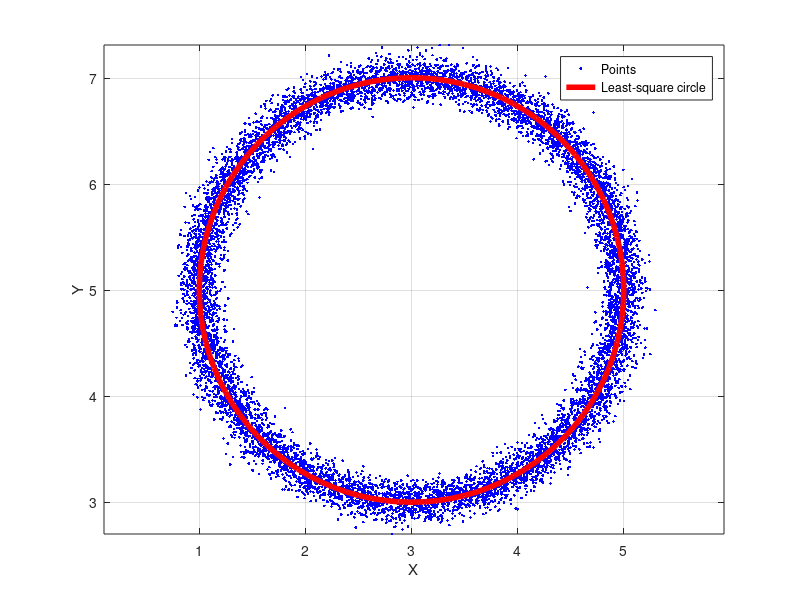

This chart was generated by the following MATLAB code: (Note: this script raises an error after producing the figure.)
% LSE Based Circle Fitting
% Written By: Rasit
% 3-May-2022
close all,clear all, clc;
%%
C = [3 , 5];  % Center
R = 2;        % Radius
NoD = 1e4;
tspan = linspace(0,2*pi,NoD);
noise = 5e-2*randn(1,NoD)-1;
Data = C + [ R*noise.*cos(tspan) ; R*noise.*sin(tspan) ]';

% Lse Solution
A = [Data(:,1) Data(:,2) ones(NoD,1)];   % Regressor Matrix
b = [Data(:,1).*Data(:,1) + Data(:,2).*Data(:,2)];
xlse = inv(A'*A)*A'*b;  % Lse Parameters

xc = xlse(1)/2; 
yc = xlse(2)/2; 
r = sqrt(4*xlse(3)+xlse(1)*xlse(1)+xlse(2)*xlse(2))/2;

% Plot Result
figure('units','normalized','outerposition',[0 0 1 1],'color','w')
plot (Data(:,1) , Data(:,2), 'b.');
axis tight equal,grid on,hold on;
Circle = [xc+r*cos([0:pi/50:2*pi]);yc+r*sin([0:pi/50:2*pi])]';
plot (Circle(:,1), Circle(:,2), 'r', 'LineWidth', 4);
legend ('Points', 'Least-square circle');
xlabel('X'),ylabel('Y')
xline(xc,'HandleVisibility','off'),yline(yc,'HandleVisibility','off')